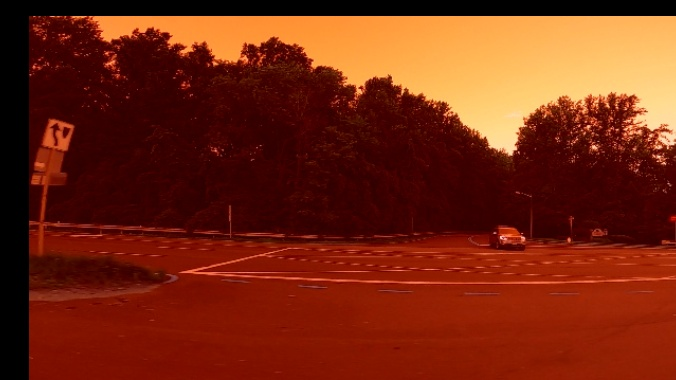
#> input picture augmented_training_images/vid_4_1020_dg.jpg, 676 x 380 px, given in place of vid_4_1000.jpg, which was not available
$ jupyter execute --allow-errors 'Data Augment.ipynb'   (shell and % lines are left out)   (text cells are left out)
#> lines starting #> are read from the running program, lines starting #| are printed output that depends on the picture; pictures that were not available may be replaced by others from this repository, and a replacement may not be noted
#> (reads train_solution_bounding_boxes (1).csv from the repository)
### data_aug/data_aug.py
import random
import numpy as np
import cv2
import matplotlib.pyplot as plt
import sys
import os
from data_aug.bbox_util import *

lib_path = os.path.join(os.path.realpath("."), "data_aug")
sys.path.append(lib_path)


class RandomHorizontalFlip(object):

    """Randomly horizontally flips the Image with the probability *p*

    Parameters
    ----------
    p: float
        The probability with which the image is flipped


    Returns
    -------

    numpy.ndaaray
        Flipped image in the numpy format of shape `HxWxC`

    numpy.ndarray
        Tranformed bounding box co-ordinates of the format `n x 4` where n is
        number of bounding boxes and 4 represents `x1,y1,x2,y2` of the box

    """

    def __init__(self, p=0.5):
        self.p = p

    def __call__(self, img, bboxes):
            img_center = np.array(img.shape[:2])[::-1]/2
            img_center = np.hstack((img_center, img_center))
            if random.random() < self.p:
                img = img[:, ::-1, :]
                bboxes[:, [0, 2]] += 2*(img_center[[0, 2]] - bboxes[:, [0, 2]])

                box_w = abs(bboxes[:, 0] - bboxes[:, 2])

                bboxes[:, 0] -= box_w
                bboxes[:, 2] += box_w

            return img, bboxes


class HorizontalFlip(object):

    """Randomly horizontally flips the Image with the probability *p*

    Parameters
    ----------
    p: float
        The probability with which the image is flipped


    Returns
    -------

    numpy.ndaaray
        Flipped image in the numpy format of shape `HxWxC`

    numpy.ndarray
        Tranformed bounding box co-ordinates of the format `n x 4` where n is
        number of bounding boxes and 4 represents `x1,y1,x2,y2` of the box

    """

    def __init__(self):
        pass

    # [13 lines left out: function __call__, not called in this run]


class RandomScale(object):
    """Randomly scales an image


    Bounding boxes which have an area of less than 25% in the remaining in the
    transformed image is dropped. The resolution is maintained, and the remaining
    area if any is filled by black color.

    Parameters
    ----------
    scale: float or tuple(float)
        if **float**, the image is scaled by a factor drawn
        randomly from a range (1 - `scale` , 1 + `scale`). If **tuple**,
        the `scale` is drawn randomly from values specified by the
        tuple

    Returns
    -------

    numpy.ndaaray
        Scaled image in the numpy format of shape `HxWxC`

    numpy.ndarray
        Tranformed bounding box co-ordinates of the format `n x 4` where n is
        number of bounding boxes and 4 represents `x1,y1,x2,y2` of the box

    """

    def __init__(self, scale = 0.2, diff = False):
        self.scale = scale


        if type(self.scale) == tuple:
            assert len(self.scale) == 2, "Invalid range"
            assert self.scale[0] > -1, "Scale factor can't be less than -1"
            assert self.scale[1] > -1, "Scale factor can't be less than -1"
        else:
            assert self.scale > 0, "Please input a positive float"
            self.scale = (max(-1, -self.scale), self.scale)

        self.diff = diff


    def __call__(self, img, bboxes):


        #Chose a random digit to scale by

        img_shape = img.shape

        if self.diff:
            scale_x = random.uniform(*self.scale)
            scale_y = random.uniform(*self.scale)
        else:
            scale_x = random.uniform(*self.scale)
            scale_y = scale_x


        resize_scale_x = 1 + scale_x
        resize_scale_y = 1 + scale_y

        img=  cv2.resize(img, None, fx = resize_scale_x, fy = resize_scale_y)

        bboxes[:,:4] *= [resize_scale_x, resize_scale_y, resize_scale_x, resize_scale_y]


        canvas = np.zeros(img_shape, dtype = np.uint8)

        y_lim = int(min(resize_scale_y,1)*img_shape[0])
        x_lim = int(min(resize_scale_x,1)*img_shape[1])


        canvas[:y_lim,:x_lim,:] =  img[:y_lim,:x_lim,:]

        img = canvas
        bboxes = clip_box(bboxes, [0,0,1 + img_shape[1], img_shape[0]], 0.25)


        return img, bboxes


class Scale(object):
    """Scales the image

    Bounding boxes which have an area of less than 25% in the remaining in the
    transformed image is dropped. The resolution is maintained, and the remaining
    area if any is filled by black color.


    Parameters
    ----------
    scale_x: float
        The factor by which the image is scaled horizontally

    scale_y: float
        The factor by which the image is scaled vertically

    Returns
    -------

    numpy.ndaaray
        Scaled image in the numpy format of shape `HxWxC`

    numpy.ndarray
        Tranformed bounding box co-ordinates of the format `n x 4` where n is
        number of bounding boxes and 4 represents `x1,y1,x2,y2` of the box

    """

    def __init__(self, scale_x = 0.2, scale_y = 0.2):
        self.scale_x = scale_x
        self.scale_y = scale_y


    # [30 lines left out: function __call__, not called in this run]


class RandomTranslate(object):
    """Randomly Translates the image


    Bounding boxes which have an area of less than 25% in the remaining in the
    transformed image is dropped. The resolution is maintained, and the remaining
    area if any is filled by black color.

    Parameters
    ----------
    translate: float or tuple(float)
        if **float**, the image is translated by a factor drawn
        randomly from a range (1 - `translate` , 1 + `translate`). If **tuple**,
        `translate` is drawn randomly from values specified by the
        tuple

    Returns
    -------

    numpy.ndaaray
        Translated image in the numpy format of shape `HxWxC`

    numpy.ndarray
        Tranformed bounding box co-ordinates of the format `n x 4` where n is
        number of bounding boxes and 4 represents `x1,y1,x2,y2` of the box

    """

    def __init__(self, translate = 0.2, diff = False):
        self.translate = translate

        if type(self.translate) == tuple:
            assert len(self.translate) == 2, "Invalid range"
            assert self.translate[0] > 0 & self.translate[0] < 1
            assert self.translate[1] > 0 & self.translate[1] < 1


        else:
            assert self.translate > 0 and self.translate < 1
            self.translate = (-self.translate, self.translate)


        self.diff = diff

    def __call__(self, img, bboxes):
        #Chose a random digit to scale by
        img_shape = img.shape

        #translate the image

        #percentage of the dimension of the image to translate
        translate_factor_x = random.uniform(*self.translate)
        translate_factor_y = random.uniform(*self.translate)

        if not self.diff:
            translate_factor_y = translate_factor_x

        canvas = np.zeros(img_shape).astype(np.uint8)


        corner_x = int(translate_factor_x*img.shape[1])
        corner_y = int(translate_factor_y*img.shape[0])


        #change the origin to the top-left corner of the translated box
        orig_box_cords =  [max(0,corner_y), max(corner_x,0), min(img_shape[0], corner_y + img.shape[0]), min(img_shape[1],corner_x + img.shape[1])]


        mask = img[max(-corner_y, 0):min(img.shape[0], -corner_y + img_shape[0]), max(-corner_x, 0):min(img.shape[1], -corner_x + img_shape[1]),:]
        canvas[orig_box_cords[0]:orig_box_cords[2], orig_box_cords[1]:orig_box_cords[3],:] = mask
        img = canvas

        bboxes[:,:4] += [corner_x, corner_y, corner_x, corner_y]


        bboxes = clip_box(bboxes, [0,0,img_shape[1], img_shape[0]], 0.25)


        return img, bboxes


class Translate(object):
    """Randomly Translates the image


    Bounding boxes which have an area of less than 25% in the remaining in the
    transformed image is dropped. The resolution is maintained, and the remaining
    area if any is filled by black color.

    Parameters
    ----------
    translate: float or tuple(float)
        if **float**, the image is translated by a factor drawn
        randomly from a range (1 - `translate` , 1 + `translate`). If **tuple**,
        `translate` is drawn randomly from values specified by the
        tuple

    Returns
    -------

    numpy.ndaaray
        Translated image in the numpy format of shape `HxWxC`

    numpy.ndarray
        Tranformed bounding box co-ordinates of the format `n x 4` where n is
        number of bounding boxes and 4 represents `x1,y1,x2,y2` of the box

    """

    # [48 lines left out: functions __init__, __call__, not called in this run]


class RandomRotate(object):
    """Randomly rotates an image


    Bounding boxes which have an area of less than 25% in the remaining in the
    transformed image is dropped. The resolution is maintained, and the remaining
    area if any is filled by black color.

    Parameters
    ----------
    angle: float or tuple(float)
        if **float**, the image is rotated by a factor drawn
        randomly from a range (-`angle`, `angle`). If **tuple**,
        the `angle` is drawn randomly from values specified by the
        tuple

    Returns
    -------

    numpy.ndaaray
        Rotated image in the numpy format of shape `HxWxC`

    numpy.ndarray
        Tranformed bounding box co-ordinates of the format `n x 4` where n is
        number of bounding boxes and 4 represents `x1,y1,x2,y2` of the box

    """

    # [41 lines left out: functions __init__, __call__, not called in this run]


class Rotate(object):
    """Rotates an image


    Bounding boxes which have an area of less than 25% in the remaining in the
    transformed image is dropped. The resolution is maintained, and the remaining
    area if any is filled by black color.

    Parameters
    ----------
    angle: float
        The angle by which the image is to be rotated


    Returns
    -------

    numpy.ndaaray
        Rotated image in the numpy format of shape `HxWxC`

    numpy.ndarray
        Tranformed bounding box co-ordinates of the format `n x 4` where n is
        number of bounding boxes and 4 represents `x1,y1,x2,y2` of the box

    """

    def __init__(self, angle):
        self.angle = angle


    # [45 lines left out: function __call__, not called in this run]


class RandomShear(object):
    """Randomly shears an image in horizontal direction


    Bounding boxes which have an area of less than 25% in the remaining in the
    transformed image is dropped. The resolution is maintained, and the remaining
    area if any is filled by black color.

    Parameters
    ----------
    shear_factor: float or tuple(float)
        if **float**, the image is sheared horizontally by a factor drawn
        randomly from a range (-`shear_factor`, `shear_factor`). If **tuple**,
        the `shear_factor` is drawn randomly from values specified by the
        tuple

    Returns
    -------

    numpy.ndaaray
        Sheared image in the numpy format of shape `HxWxC`

    numpy.ndarray
        Tranformed bounding box co-ordinates of the format `n x 4` where n is
        number of bounding boxes and 4 represents `x1,y1,x2,y2` of the box

    """

    # [39 lines left out: functions __init__, __call__, not called in this run]

class Shear(object):
    """Shears an image in horizontal direction


    Bounding boxes which have an area of less than 25% in the remaining in the
    transformed image is dropped. The resolution is maintained, and the remaining
    area if any is filled by black color.

    Parameters
    ----------
    shear_factor: float
        Factor by which the image is sheared in the x-direction

    Returns
    -------

    numpy.ndaaray
        Sheared image in the numpy format of shape `HxWxC`

    numpy.ndarray
        Tranformed bounding box co-ordinates of the format `n x 4` where n is
        number of bounding boxes and 4 represents `x1,y1,x2,y2` of the box

    """

    def __init__(self, shear_factor = 0.2):
        self.shear_factor = shear_factor


    # [21 lines left out: function __call__, not called in this run]

class Resize(object):
    """Resize the image in accordance to `image_letter_box` function in darknet

    The aspect ratio is maintained. The longer side is resized to the input
    size of the network, while the remaining space on the shorter side is filled
    with black color. **This should be the last transform**


    Parameters
    ----------
    inp_dim : tuple(int)
        tuple containing the size to which the image will be resized.

    Returns
    -------

    numpy.ndaaray
        Sheared image in the numpy format of shape `HxWxC`

    numpy.ndarray
        Resized bounding box co-ordinates of the format `n x 4` where n is
        number of bounding boxes and 4 represents `x1,y1,x2,y2` of the box

    """

    def __init__(self, inp_dim):
        self.inp_dim = inp_dim

    # [22 lines left out: function __call__, not called in this run]


class RandomHSV(object):
    """HSV Transform to vary hue saturation and brightness

    Hue has a range of 0-179
    Saturation and Brightness have a range of 0-255.
    Chose the amount you want to change thhe above quantities accordingly.


    Parameters
    ----------
    hue : None or int or tuple (int)
        If None, the hue of the image is left unchanged. If int,
        a random int is uniformly sampled from (-hue, hue) and added to the
        hue of the image. If tuple, the int is sampled from the range
        specified by the tuple.

    saturation : None or int or tuple(int)
        If None, the saturation of the image is left unchanged. If int,
        a random int is uniformly sampled from (-saturation, saturation)
        and added to the hue of the image. If tuple, the int is sampled
        from the range  specified by the tuple.

    brightness : None or int or tuple(int)
        If None, the brightness of the image is left unchanged. If int,
        a random int is uniformly sampled from (-brightness, brightness)
        and added to the hue of the image. If tuple, the int is sampled
        from the range  specified by the tuple.

    Returns
    -------

    numpy.ndaaray
        Transformed image in the numpy format of shape `HxWxC`

    numpy.ndarray
        Resized bounding box co-ordinates of the format `n x 4` where n is
        number of bounding boxes and 4 represents `x1,y1,x2,y2` of the box

    """

    def __init__(self, hue = None, saturation = None, brightness = None):
        if hue:
            self.hue = hue
        else:
            self.hue = 0

        if saturation:
            self.saturation = saturation
        else:
            self.saturation = 0

        if brightness:
            self.brightness = brightness
        else:
            self.brightness = 0


        if type(self.hue) != tuple:
            self.hue = (-self.hue, self.hue)

        if type(self.saturation) != tuple:
            self.saturation = (-self.saturation, self.saturation)

        if type(brightness) != tuple:
            self.brightness = (-self.brightness, self.brightness)

    def __call__(self, img, bboxes):

        hue = random.randint(*self.hue)
        saturation = random.randint(*self.saturation)
        brightness = random.randint(*self.brightness)

        img = img.astype(int)

        a = np.array([hue, saturation, brightness]).astype(int)
        img += np.reshape(a, (1,1,3))

        img = np.clip(img, 0, 255)
        img[:,:,0] = np.clip(img[:,:,0],0, 179)

        img = img.astype(np.uint8)


        return img, bboxes

class Sequence(object):

    """Initialise Sequence object

    Apply a Sequence of transformations to the images/boxes.

    Parameters
    ----------
    augemnetations : list
        List containing Transformation Objects in Sequence they are to be
        applied

    probs : int or list
        If **int**, the probability with which each of the transformation will
        be applied. If **list**, the length must be equal to *augmentations*.
        Each element of this list is the probability with which each
        corresponding transformation is applied

    Returns
    -------

    Sequence
        Sequence Object

    """
    def __init__(self, augmentations, probs = 1):


        self.augmentations = augmentations
        self.probs = probs

    def __call__(self, images, bboxes):
        for i, augmentation in enumerate(self.augmentations):
            if type(self.probs) == list:
                prob = self.probs[i]
            else:
                prob = self.probs

            if random.random() < prob:
                images, bboxes = augmentation(images, bboxes)
#> this loop made 4 passes
#> pass 1, in __call__, `img += np.reshape(a, (1,1,3))`:
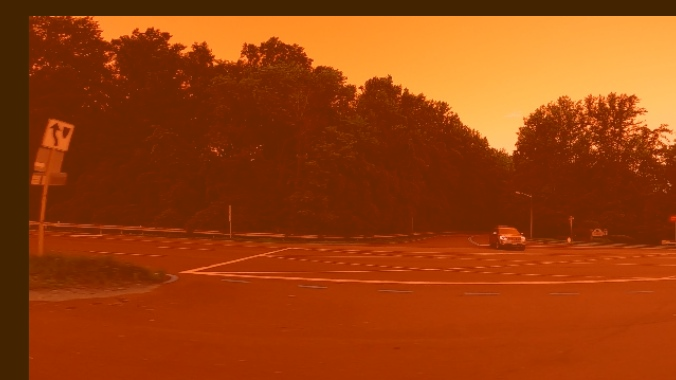
#> img: shape (380, 676, 3) int64; mean R, G, B 164.3, 42.4, -28.2; drawn with min black and max white
#> pass 1, in __call__, `img = np.clip(img, 0, 255)`:
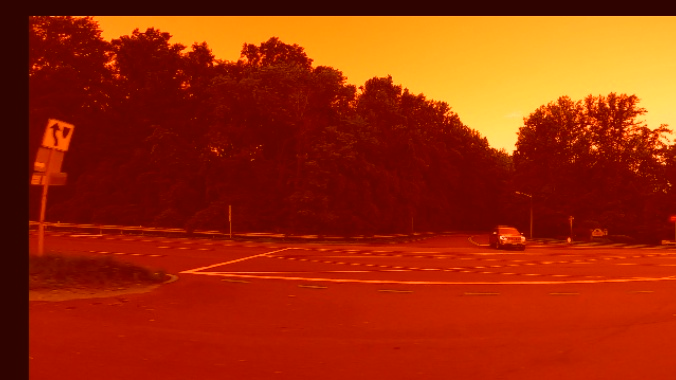
#> img: shape (380, 676, 3) int64; mean R, G, B 157.2, 42.4, 7.2
#> pass 1, in __call__, `img = img.astype(np.uint8)`:
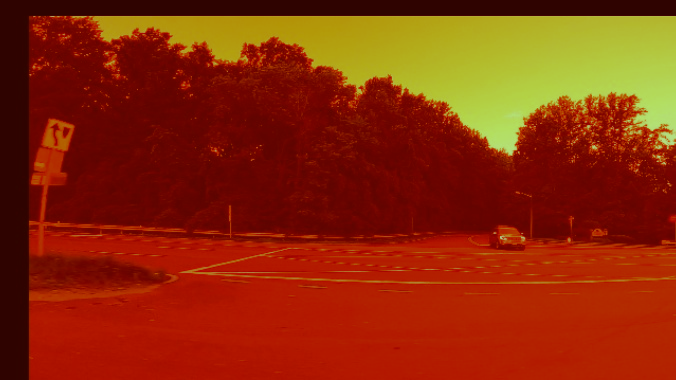
#> img: shape (380, 676, 3); mean R, G, B 141.2, 42.4, 7.2
#> after the loop:
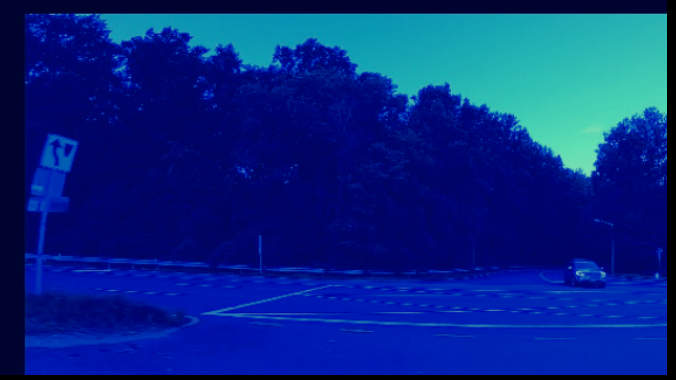
#> images: shape (380, 676, 3); mean of channels 0, 1, 2 131.9, 39.7, 6.2; drawn as B, G, R
#> `img_, bboxes_ = seq(img.copy(), bboxes.copy())`: bboxes_ = [[320.2, 213.9, 374.5, 256.2, 0]]
#> `df_bboxes_ = pd.DataFrame(bboxes_)`: df_bboxes_ = table of 1 rows and 5 columns
#> `df_bboxes_ = df_bboxes_.drop([4], axis=1)`: df_bboxes_ = table of 1 rows and 4 columns
        return images, bboxes

### data_aug/bbox_util.py
import cv2
import numpy as np


# [37 lines left out: function draw_rect, not called in this run]

def bbox_area(bbox):
    return (bbox[:,2] - bbox[:,0])*(bbox[:,3] - bbox[:,1])

def clip_box(bbox, clip_box, alpha):
    """Clip the bounding boxes to the borders of an image

    Parameters
    ----------

    bbox: numpy.ndarray
        Numpy array containing bounding boxes of shape `N X 4` where N is the
        number of bounding boxes and the bounding boxes are represented in the
        format `x1 y1 x2 y2`

    clip_box: numpy.ndarray
        An array of shape (4,) specifying the diagonal co-ordinates of the image
        The coordinates are represented in the format `x1 y1 x2 y2`

    alpha: float
        If the fraction of a bounding box left in the image after being clipped is
        less than `alpha` the bounding box is dropped.

    Returns
    -------

    numpy.ndarray
        Numpy array containing **clipped** bounding boxes of shape `N X 4` where N is the
        number of bounding boxes left are being clipped and the bounding boxes are represented in the
        format `x1 y1 x2 y2`

    """
    ar_ = (bbox_area(bbox))
    x_min = np.maximum(bbox[:,0], clip_box[0]).reshape(-1,1)
    y_min = np.maximum(bbox[:,1], clip_box[1]).reshape(-1,1)
    x_max = np.minimum(bbox[:,2], clip_box[2]).reshape(-1,1)
    y_max = np.minimum(bbox[:,3], clip_box[3]).reshape(-1,1)

    bbox = np.hstack((x_min, y_min, x_max, y_max, bbox[:,4:]))

    delta_area = ((ar_ - bbox_area(bbox))/ar_)

    mask = (delta_area < (1 - alpha)).astype(int)

    bbox = bbox[mask == 1,:]


    return bbox


# [209 lines left out: functions rotate_im, get_corners, rotate_box, get_enclosing_box, letterbox_image, not called in this run]

### Data Augment.ipynb
[cell 1]
from data_aug.data_aug import *
from data_aug.bbox_util import *
import numpy as np
import cv2
import matplotlib.pyplot as plt
import pandas as pd

[cell 2]
df = pd.read_csv('train_solution_bounding_boxes (1).csv')
df['class'] = 0

[cell 3]
len(df['image'])

[cell 4]
len(df['image'].unique())

[cell 5]
imgs_list = df['image'].unique()

[cell 6]
header = [['image', 'xmin', 'ymin', 'xmax', 'ymax']]
pd.DataFrame(header).to_csv('augmented_training_images_annotations.csv', index=False, header=False)

#> (a cell that did not finish here is left out)

[cell 8]
df2 = pd.read_csv('augmented_training_images_annotations.csv')
#> (reads augmented_training_images_annotations.csv from the repository)
#> df2 = table of 2 rows and 5 columns

[cell 9]
dg_imgs = os.listdir('augmented_training_images/')

[cell 10]
#create validation set of images
random.seed(4)
n = round(0.2 * len(dg_imgs))
val = random.sample(dg_imgs, n)
print('Number of validation images:', n)

[cell 11]
#convert bounding box to yolo format (x_center, y_center, width, height and normalize 0 - 1)
frame = cv2.imread('augmented_training_images/' + dg_imgs[0])
#> frame is the input picture: shape (380, 676, 3); mean B, G, R 16.8, 39.4, 117.3
h, w, colour = frame.shape

df2['class'] = 0
df2['x_center'] = (df2['xmin'] +  (df2['xmax'] - df2['xmin']) / 2 ) / w
df2['y_center'] = (df2['ymin'] +  (df2['ymax'] - df2['ymin']) / 2 ) / h
df2['width'] = (df2['xmax'] - df2['xmin']) / w
df2['height'] = (df2['ymax'] - df2['ymin']) / h

df2 = df2.drop(['xmin', 'ymin', 'xmax', 'ymax'], axis = 1)
#> df2 = table of 2 rows and 6 columns

df2.head()
#> Out = table of 2 rows and 6 columns
#> `df_image = df2[df2['image'] == im]`: df_image = table of 0 rows and 6 columns
#> `df_image = df_image.drop(['image'], axis = 1)`: df_image = table of 0 rows and 5 columns

#> (a cell that did not finish here is left out)
